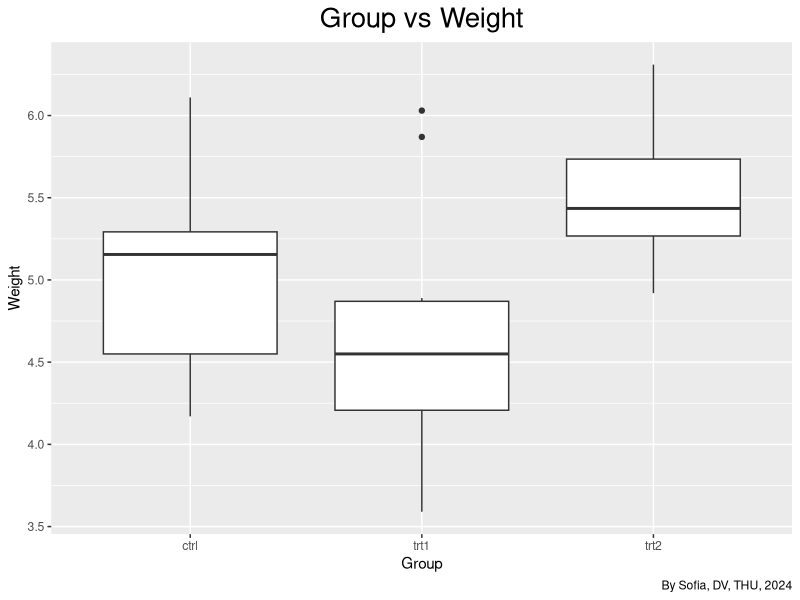
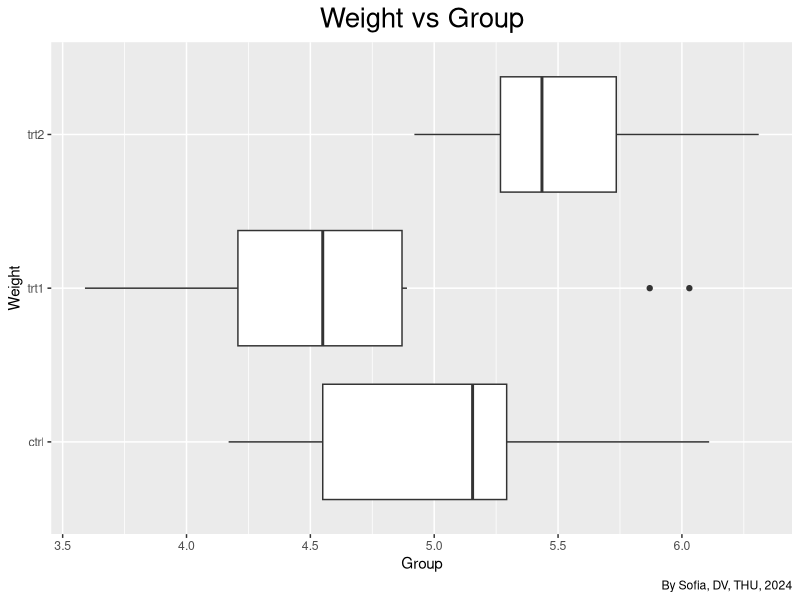
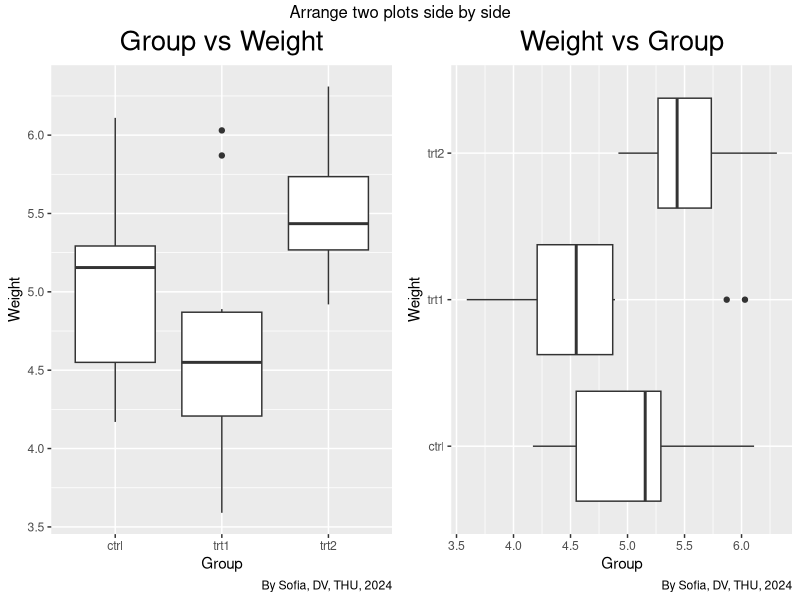

Write the R code that produced these figures, in order.
## ---- chunk 1
library(ggplot2)

ggplot(PlantGrowth, aes(x = group, y = weight)) +
  geom_boxplot() +
  labs(title = 'Group vs Weight',
       x = 'Group',
       y = 'Weight',
       caption = 'By Sofia, DV, THU, 2024') +
  theme(plot.title = element_text(hjust = 0.5, size=20))
## ---- chunk 2
library(ggplot2)

ggplot(PlantGrowth, aes(x = group, y = weight)) +
  geom_boxplot() +
  coord_flip() +
  labs(title = 'Weight vs Group',
      x = 'Weight',
      y = 'Group',
      caption = 'By Sofia, DV, THU, 2024') +
  theme(plot.title = element_text(hjust = 0.5, size=20))
## ---- chunk 3
library(ggplot2)
library(gridExtra)

p1 <- ggplot(PlantGrowth, aes(x = group, y = weight)) +
  geom_boxplot() +
  labs(title = 'Group vs Weight',
       x = 'Group',
       y = 'Weight',
       caption = 'By Sofia, DV, THU, 2024') +
  theme(plot.title = element_text(hjust = 0.5, size=20))

p2 <- ggplot(PlantGrowth, aes(x = group, y = weight)) +
  geom_boxplot() +
  coord_flip() +
  labs(title = 'Weight vs Group',
      x = 'Weight',
      y = 'Group',
      caption = 'By Sofia, DV, THU, 2024') +
  theme(plot.title = element_text(hjust = 0.5, size=20))

grid.arrange(p1, p2, ncol = 2,
             top = 'Arrange two plots side by side')
